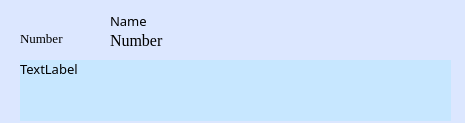
<?xml version="1.0" encoding="UTF-8"?>
<ui version="4.0">
 <class>Form</class>
 <widget class="QWidget" name="Form">
  <property name="geometry">
   <rect>
    <x>0</x>
    <y>0</y>
    <width>465</width>
    <height>123</height>
   </rect>
  </property>
  <property name="windowTitle">
   <string>Form</string>
  </property>
  <property name="styleSheet">
   <string notr="true">background-color: rgb(220, 231, 255);
</string>
  </property>
  <widget class="QLabel" name="name">
   <property name="geometry">
    <rect>
     <x>110</x>
     <y>10</y>
     <width>411</width>
     <height>21</height>
    </rect>
   </property>
   <property name="font">
    <font>
     <family>Imprint MT Shadow</family>
     <pointsize>10</pointsize>
    </font>
   </property>
   <property name="text">
    <string>Name</string>
   </property>
  </widget>
  <widget class="QLabel" name="icon">
   <property name="geometry">
    <rect>
     <x>20</x>
     <y>0</y>
     <width>41</width>
     <height>31</height>
    </rect>
   </property>
   <property name="text">
    <string/>
   </property>
  </widget>
  <widget class="QLabel" name="numberLabel">
   <property name="geometry">
    <rect>
     <x>20</x>
     <y>30</y>
     <width>71</width>
     <height>16</height>
    </rect>
   </property>
   <property name="font">
    <font>
     <family>Times New Roman</family>
     <pointsize>10</pointsize>
    </font>
   </property>
   <property name="text">
    <string>Number</string>
   </property>
  </widget>
  <widget class="QLabel" name="number">
   <property name="geometry">
    <rect>
     <x>110</x>
     <y>30</y>
     <width>321</width>
     <height>20</height>
    </rect>
   </property>
   <property name="font">
    <font>
     <family>Times New Roman</family>
     <pointsize>12</pointsize>
    </font>
   </property>
   <property name="text">
    <string>Number</string>
   </property>
  </widget>
  <widget class="QLabel" name="content">
   <property name="geometry">
    <rect>
     <x>20</x>
     <y>60</y>
     <width>431</width>
     <height>61</height>
    </rect>
   </property>
   <property name="font">
    <font>
     <family>Sylfaen</family>
     <pointsize>10</pointsize>
    </font>
   </property>
   <property name="autoFillBackground">
    <bool>false</bool>
   </property>
   <property name="styleSheet">
    <string notr="true">
background-color: rgb(199, 231, 255);</string>
   </property>
   <property name="text">
    <string>TextLabel</string>
   </property>
   <property name="alignment">
    <set>Qt::AlignLeading|Qt::AlignLeft|Qt::AlignTop</set>
   </property>
   <property name="wordWrap">
    <bool>true</bool>
   </property>
  </widget>
 </widget>
 <resources/>
 <connections/>
</ui>
